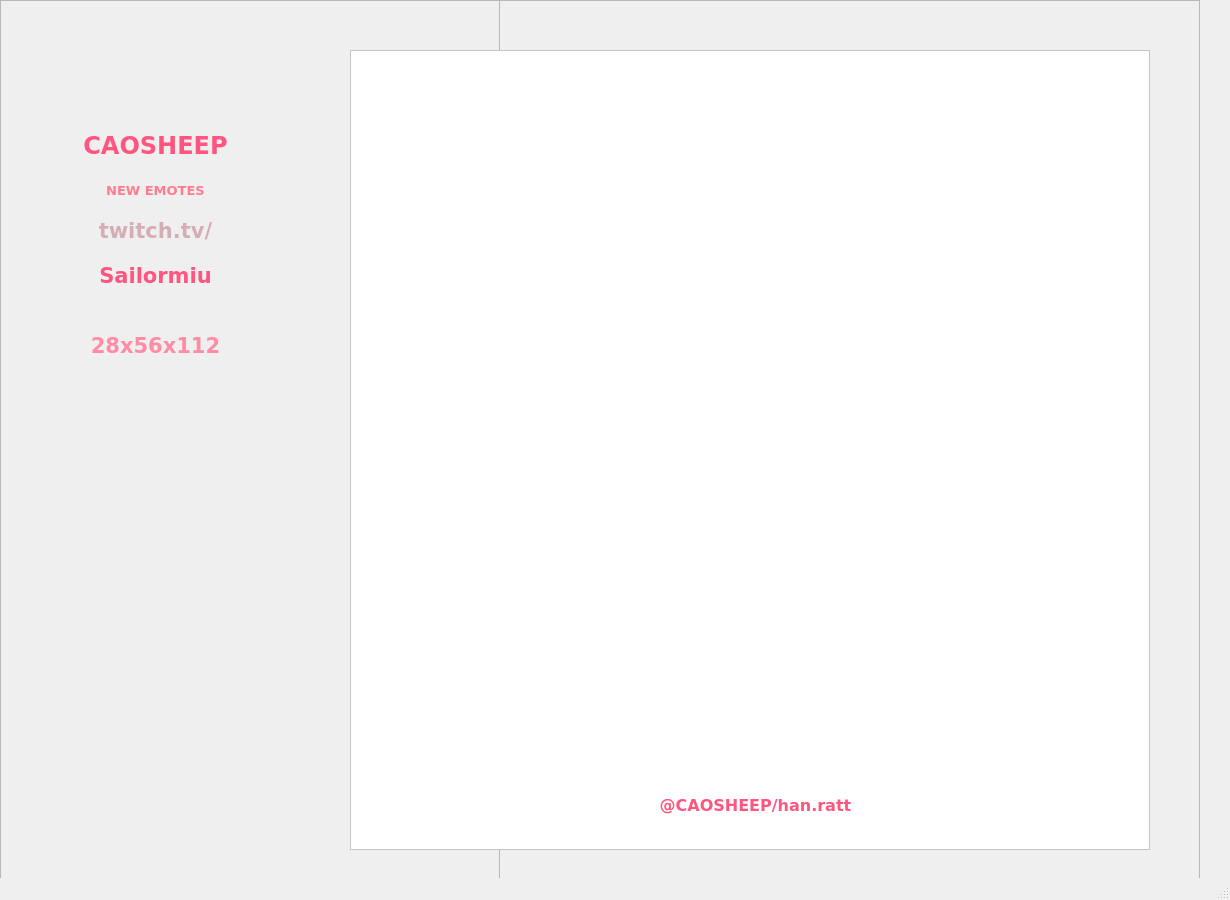
<?xml version="1.0" encoding="UTF-8"?>
<ui version="4.0">
 <class>MainWindow</class>
 <widget class="QMainWindow" name="MainWindow">
  <property name="geometry">
   <rect>
    <x>0</x>
    <y>0</y>
    <width>1230</width>
    <height>900</height>
   </rect>
  </property>
  <property name="windowTitle">
   <string>MainWindow</string>
  </property>
  <property name="styleSheet">
   <string notr="true">QMainWindow{
	border-image : url(:/img/bg.png);
}</string>
  </property>
  <widget class="QWidget" name="centralwidget">
   <widget class="QFrame" name="frame">
    <property name="geometry">
     <rect>
      <x>0</x>
      <y>0</y>
      <width>1200</width>
      <height>900</height>
     </rect>
    </property>
    <property name="frameShape">
     <enum>QFrame::StyledPanel</enum>
    </property>
    <property name="frameShadow">
     <enum>QFrame::Raised</enum>
    </property>
    <widget class="QFrame" name="frame_2">
     <property name="geometry">
      <rect>
       <x>350</x>
       <y>50</y>
       <width>800</width>
       <height>800</height>
      </rect>
     </property>
     <property name="styleSheet">
      <string notr="true">QFrame{
	background:white;
}</string>
     </property>
     <property name="frameShape">
      <enum>QFrame::StyledPanel</enum>
     </property>
     <property name="frameShadow">
      <enum>QFrame::Raised</enum>
     </property>
     <widget class="QFrame" name="frame_4">
      <property name="geometry">
       <rect>
        <x>50</x>
        <y>50</y>
        <width>701</width>
        <height>711</height>
       </rect>
      </property>
      <property name="frameShape">
       <enum>QFrame::StyledPanel</enum>
      </property>
      <property name="frameShadow">
       <enum>QFrame::Raised</enum>
      </property>
      <widget class="QLabel" name="label">
       <property name="geometry">
        <rect>
         <x>-50</x>
         <y>-60</y>
         <width>800</width>
         <height>800</height>
        </rect>
       </property>
       <property name="font">
        <font>
         <family>MS UI Gothic</family>
        </font>
       </property>
       <property name="text">
        <string/>
       </property>
       <property name="pixmap">
        <pixmap>images/form/bg.png</pixmap>
       </property>
      </widget>
     </widget>
     <widget class="QLabel" name="label_5">
      <property name="geometry">
       <rect>
        <x>210</x>
        <y>730</y>
        <width>391</width>
        <height>51</height>
       </rect>
      </property>
      <property name="font">
       <font>
        <family>Verdana</family>
        <weight>75</weight>
        <bold>true</bold>
       </font>
      </property>
      <property name="styleSheet">
       <string notr="true">QLabel{
	background : none;
}</string>
      </property>
      <property name="text">
       <string>&lt;html&gt;&lt;head/&gt;&lt;body&gt;&lt;p align=&quot;center&quot;&gt;&lt;span style=&quot; font-size:12pt; color:#ff557f;&quot;&gt;@CAOSHEEP/han.ratt&lt;/span&gt;&lt;/p&gt;&lt;/body&gt;&lt;/html&gt;</string>
      </property>
     </widget>
    </widget>
    <widget class="QFrame" name="frame_3">
     <property name="geometry">
      <rect>
       <x>0</x>
       <y>0</y>
       <width>500</width>
       <height>900</height>
      </rect>
     </property>
     <property name="frameShape">
      <enum>QFrame::StyledPanel</enum>
     </property>
     <property name="frameShadow">
      <enum>QFrame::Raised</enum>
     </property>
     <widget class="QLabel" name="label_2">
      <property name="geometry">
       <rect>
        <x>0</x>
        <y>0</y>
        <width>421</width>
        <height>900</height>
       </rect>
      </property>
      <property name="text">
       <string/>
      </property>
      <property name="pixmap">
       <pixmap>images/form/ww.png</pixmap>
      </property>
     </widget>
     <widget class="QLabel" name="label_3">
      <property name="geometry">
       <rect>
        <x>0</x>
        <y>0</y>
        <width>1200</width>
        <height>900</height>
       </rect>
      </property>
      <property name="text">
       <string/>
      </property>
      <property name="pixmap">
       <pixmap>images/form/ccc.png</pixmap>
      </property>
     </widget>
     <widget class="QLabel" name="label_4">
      <property name="geometry">
       <rect>
        <x>0</x>
        <y>480</y>
        <width>411</width>
        <height>401</height>
       </rect>
      </property>
      <property name="cursor">
       <cursorShape>PointingHandCursor</cursorShape>
      </property>
      <property name="text">
       <string/>
      </property>
      <property name="pixmap">
       <pixmap>images/project1/305345969_808631450337177_2857364494081896737_n.png</pixmap>
      </property>
     </widget>
     <widget class="QLabel" name="label_6">
      <property name="geometry">
       <rect>
        <x>30</x>
        <y>120</y>
        <width>251</width>
        <height>51</height>
       </rect>
      </property>
      <property name="font">
       <font>
        <family>Verdana</family>
        <weight>75</weight>
        <bold>true</bold>
       </font>
      </property>
      <property name="styleSheet">
       <string notr="true">QLabel{
	background : none;
}</string>
      </property>
      <property name="text">
       <string>&lt;html&gt;&lt;head/&gt;&lt;body&gt;&lt;p align=&quot;center&quot;&gt;&lt;span style=&quot; font-size:18pt; color:#ff557f;&quot;&gt;CAOSHEEP&lt;/span&gt;&lt;/p&gt;&lt;/body&gt;&lt;/html&gt;</string>
      </property>
     </widget>
     <widget class="QLabel" name="label_7">
      <property name="geometry">
       <rect>
        <x>40</x>
        <y>170</y>
        <width>231</width>
        <height>41</height>
       </rect>
      </property>
      <property name="font">
       <font>
        <family>Verdana</family>
        <weight>75</weight>
        <bold>true</bold>
       </font>
      </property>
      <property name="styleSheet">
       <string notr="true">QLabel{
	background : none;
}</string>
      </property>
      <property name="text">
       <string>&lt;html&gt;&lt;head/&gt;&lt;body&gt;&lt;p align=&quot;center&quot;&gt;&lt;span style=&quot; font-size:10pt; color:#ff7b8f;&quot;&gt;NEW EMOTES&lt;/span&gt;&lt;/p&gt;&lt;/body&gt;&lt;/html&gt;</string>
      </property>
     </widget>
     <widget class="QLabel" name="label_8">
      <property name="geometry">
       <rect>
        <x>40</x>
        <y>210</y>
        <width>231</width>
        <height>41</height>
       </rect>
      </property>
      <property name="font">
       <font>
        <family>Verdana</family>
        <weight>75</weight>
        <bold>true</bold>
       </font>
      </property>
      <property name="styleSheet">
       <string notr="true">QLabel{
	background : none;
}</string>
      </property>
      <property name="text">
       <string>&lt;html&gt;&lt;head/&gt;&lt;body&gt;&lt;p align=&quot;center&quot;&gt;&lt;span style=&quot; font-size:16pt; color:#d5aeb5;&quot;&gt;twitch.tv/&lt;/span&gt;&lt;/p&gt;&lt;/body&gt;&lt;/html&gt;</string>
      </property>
     </widget>
     <widget class="QLabel" name="label_9">
      <property name="geometry">
       <rect>
        <x>30</x>
        <y>250</y>
        <width>251</width>
        <height>51</height>
       </rect>
      </property>
      <property name="font">
       <font>
        <family>Verdana</family>
        <weight>75</weight>
        <bold>true</bold>
       </font>
      </property>
      <property name="styleSheet">
       <string notr="true">QLabel{
	background : none;
}</string>
      </property>
      <property name="text">
       <string>&lt;html&gt;&lt;head/&gt;&lt;body&gt;&lt;p align=&quot;center&quot;&gt;&lt;span style=&quot; font-size:16pt; color:#ff557f;&quot;&gt;Sailormiu&lt;/span&gt;&lt;/p&gt;&lt;/body&gt;&lt;/html&gt;</string>
      </property>
     </widget>
     <widget class="QLabel" name="label_10">
      <property name="geometry">
       <rect>
        <x>20</x>
        <y>320</y>
        <width>271</width>
        <height>51</height>
       </rect>
      </property>
      <property name="font">
       <font>
        <family>Verdana</family>
        <weight>75</weight>
        <bold>true</bold>
       </font>
      </property>
      <property name="styleSheet">
       <string notr="true">QLabel{
	background : none;
}</string>
      </property>
      <property name="text">
       <string>&lt;html&gt;&lt;head/&gt;&lt;body&gt;&lt;p align=&quot;center&quot;&gt;&lt;span style=&quot; font-size:16pt; color:#ff8ba4;&quot;&gt;28x56x112&lt;/span&gt;&lt;/p&gt;&lt;/body&gt;&lt;/html&gt;</string>
      </property>
     </widget>
    </widget>
    <zorder>frame_3</zorder>
    <zorder>frame_2</zorder>
   </widget>
  </widget>
  <widget class="QMenuBar" name="menubar">
   <property name="geometry">
    <rect>
     <x>0</x>
     <y>0</y>
     <width>1230</width>
     <height>26</height>
    </rect>
   </property>
  </widget>
  <widget class="QStatusBar" name="statusbar"/>
 </widget>
 <resources>
  <include location="images/project1/img.qrc"/>
 </resources>
 <connections/>
</ui>
